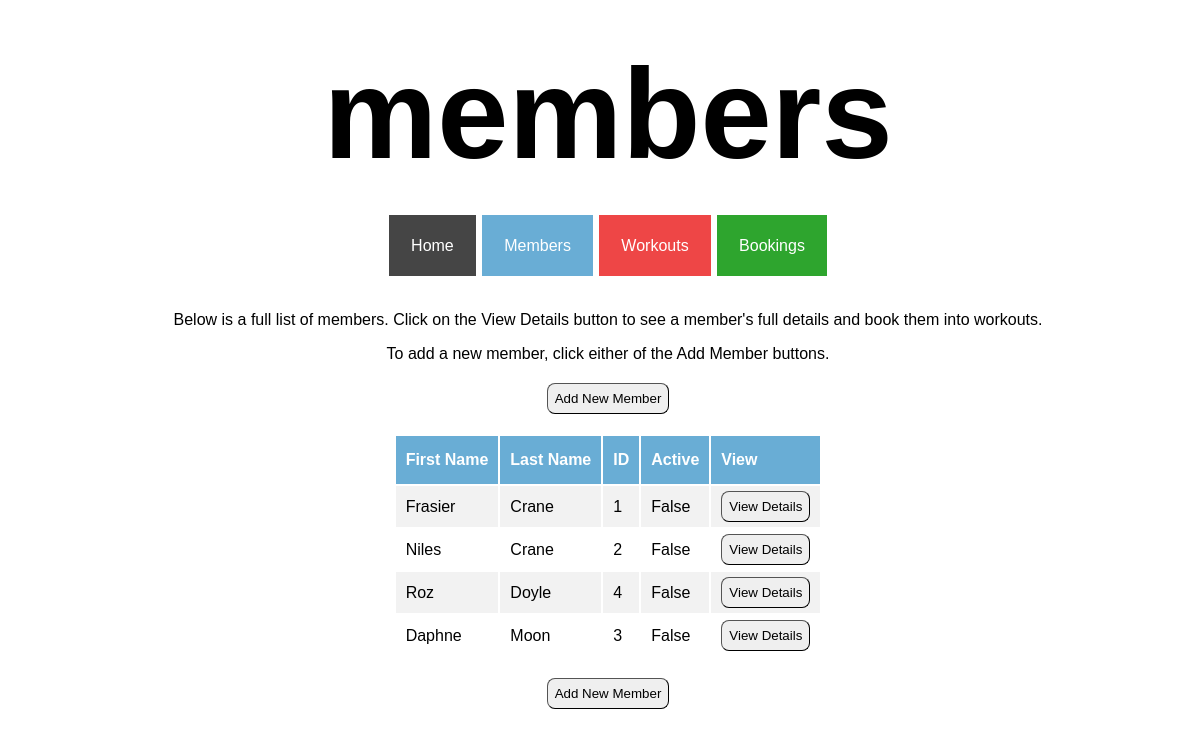
The app's page /members, older data.
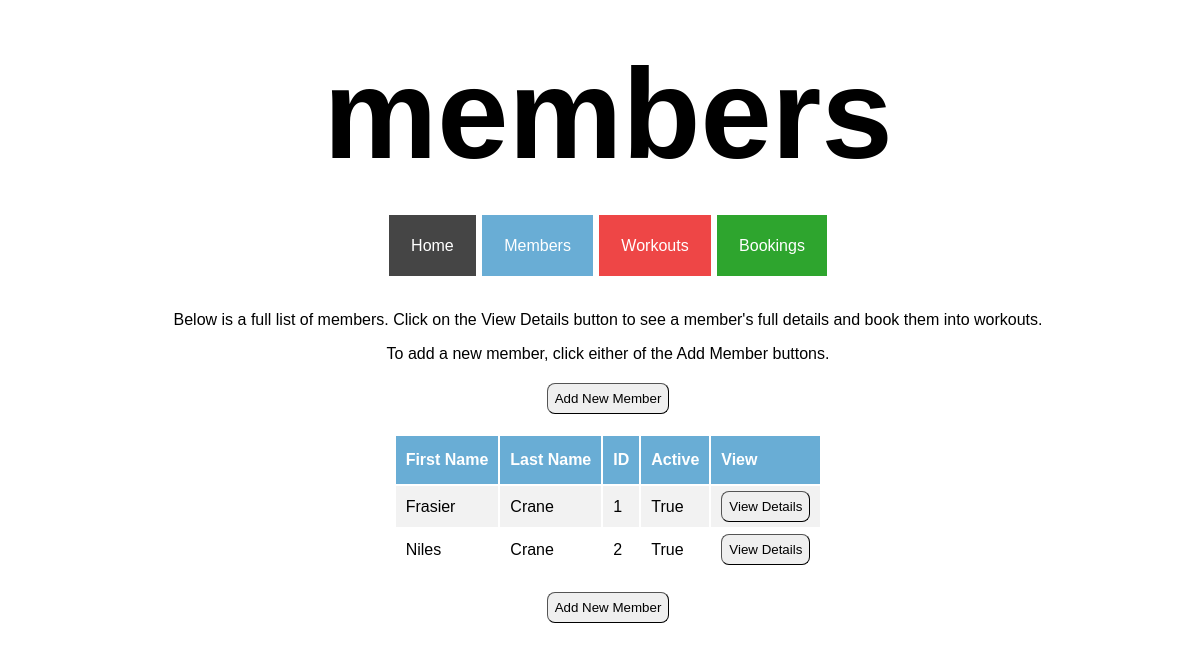
The same page, newer data.
### tables this page shows
CREATE TABLE members (
    id INTEGER PRIMARY KEY AUTOINCREMENT,
    first_name VARCHAR,
    last_name VARCHAR,
    dob DATE,
    active BOOLEAN
);

### controllers/member_controller.py (the view)
@members_blueprint.route("/members")
def members():
    route_name = "members"
    members = member_repository.select_all()
    return render_template("members/index.html", route_name=route_name, members=members)

### db/run_sql.py (called while the page is built)
def get_db():
    path = os.path.dirname(os.path.abspath(__file__))
    db = os.path.join(path, "gym_db.db")
    conn = sqlite3.connect(db)
    conn.execute("PRAGMA foreign_keys = 1")
    conn.row_factory = sqlite3.Row
    return conn

def run_sql(sql, values = []):
    db = get_db()
    cursor = db.cursor()
    cursor.execute(sql, values)
    results = cursor.fetchall()
    db.commit()
    db.close()
    return results

### repositories/member_repository.py (called while the page is built)
def sort_function(member):
    return member.last_name

def select_all():
    members = []
    sql = "SELECT * FROM members"
    results = run_sql(sql)
    for row in results:
        active = True if row['active'] == 1 else False
        member = Member(row['first_name'], row['last_name'], row['dob'], active, row['id'])
        members.append(member)
    members.sort(key=sort_function)
    return members

### templates/members/index.html
{% extends 'base.html'%}
{% block content %}
<div class="index_page_container">
    <p>Below is a full list of members. Click on the View Details button to see a member's full details and book them into workouts.</p>
    <p>To add a new member, click either of the Add Member buttons.</p>
    <button class="index_page_button" id="index_page_top_button">
        <a class="index_page_link" href="/members/create">Add New Member</a>
    </button>
    <table class="index_table">
        <tr class="index_table_headers">
            <th>First Name</th>
            <th>Last Name</th>
            <th>ID</th>
            <th>Active</th>
            <th>View</th>
        </tr>
        {% for member in members %}
        <tr class="index_table_content">
            <td>{{member.first_name}}</td>
            <td>{{member.last_name}}</td>
            <td>{{member.id}}</td>
            <td>{{member.active}}</td>
            <td><button class="index_page_button"><a class="index_page_link" href="/members/{{member.id}}">View Details</button></td>
        {% endfor %}
        </tr>
    </table>
    <button class="index_page_button" id="index_page_bottom_button">
        <a class="index_page_link" href="/members/create">Add New Member</a>
    </button>
</div>
{% endblock %}

### templates/base.html (shortened to what this page needs)
<!DOCTYPE html>
<html lang="en">
<head>
    <link rel="stylesheet" href="{{ url_for('static', filename='style.css') }}">
    <link rel="stylesheet" href="{{ url_for('static', filename='index_pages.css') }}">
    <link rel="stylesheet" href="{{ url_for('static', filename='create_pages.css') }}">
    <link rel="stylesheet" href="{{ url_for('static', filename='show_pages.css') }}">
    <link rel="stylesheet" href="{{ url_for('static', filename='edit_pages.css') }}">
</head>
<body>
    <div class="base">
    <header>
        <h1 class="page_headers">{{route_name}}</h1>
    </header>
    <div class="nav_bar">
        <nav>
                <a class="nav_item" id="nav_home" href="/">Home</a>
                <a class="nav_item" id="nav_member" href="/members">Members</a>
                <a class="nav_item" id="nav_workout" href="/workouts">Workouts</a>
                <a class="nav_item" id="nav_booking" href="/bookings">Bookings</a>
        </nav>
    </div>
    </div>
    <div class="block_content">
        {% block content %}
        {% endblock%}
    </div>
</body>
</html>

### static/style.css (style rules this page uses)
body { font-family: Verdana, Geneva, Tahoma, sans-serif; height: 100%; width: 100%; }
.page_headers { font-size: 800%; text-align: center; margin-top: 40px; margin-bottom: 50px; }
.base { margin: 0 auto; text-align: center; }
.nav_bar { list-style-type: none; margin: 0; padding: 0; margin-bottom: 30px; }
.nav_item { display: inline; margin: 5px 1px; padding: 22px; text-align: center; text-decoration: none; color: white; }
#nav_home { background-color: #454545; }
#nav_member { background-color: #69add5; }
#nav_workout { background-color: #ee4646; }
#nav_booking { background-color: #2ea52e; }

### static/index_pages.css (style rules this page uses)
.index_page_container { display: flex; flex-direction: column; align-items: center; justify-content: center; margin: 40px auto; }
.index_page_container > p { margin-bottom: 0px; }
.index_table { width: auto; text-align: left; }
.index_table_headers { background-color: #69add5; color: white; }
.index_table_headers > th { padding: 15px 10px; }
.index_table_content > td { padding: 5px 10px; }
.index_table_content:nth-child(even) { background-color: #f2f2f2; }
.index_page_button { padding: 7px; border-radius: 8px; border-width: 1px; }
.index_page_link { color: #000000; text-decoration: none; }
#index_page_top_button { margin-top: 20px; margin-bottom: 20px; }
#index_page_bottom_button { margin-top: 20px; }

Row changes from the older to the newer data that the page shows:
removed members: first_name "Roz", last_name "Doyle", id "4", active "False"
removed members: first_name "Daphne", last_name "Moon", id "3", active "False"
changed members "Frasier": active "False" → "True"
changed members "Niles": active "False" → "True"
